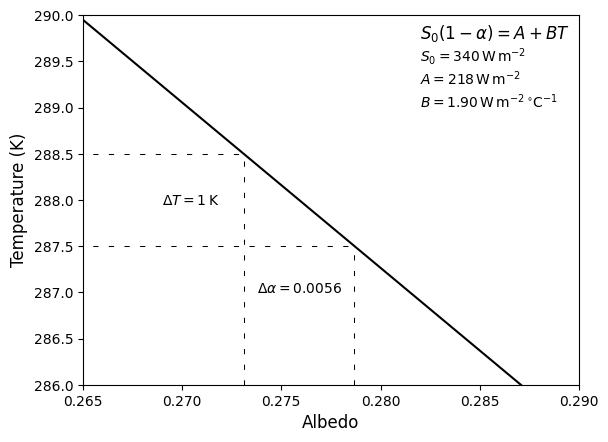

The Python source for this figure:
import numpy as np
import matplotlib as mpl
import matplotlib.pyplot as plt

solcon = 1360 / 4
Arad   = 218.
Brad   = 1.90
alb    = np.arange( 0.2, 0.5, 0.001 )
temp   = ( solcon * ( 1. - alb ) - Arad ) / Brad + 273.16

plt.plot( alb, temp, color="black" )
plt.xlim( 0.265, 0.29 )
plt.ylim( 286., 290. )
plt.xlabel( "Albedo", fontsize=12 )
plt.ylabel( "Temperature (K)", fontsize=12 )

plt.text( 0.282, 289.75, r"$S_{0}(1 - \alpha) = A + BT$", fontsize=12 )
plt.text( 0.282, 289.50, r"$S_{0} = 340\,$W$\,$m$^{-2}$", fontsize=10 )
plt.text( 0.282, 289.25, r"$A = 218\,$W$\,$m$^{-2}$", fontsize=10 )
plt.text( 0.282, 289.0, r"$B = 1.90\,$W$\,$m$^{-2}\,^{\circ}$C$^{-1}$", fontsize=10 )
plt.plot( ( 0., 0.2731 ), ( 288.5, 288.5 ), color="black", linestyle=(0,(5,10)), linewidth=0.75 )
plt.plot( ( 0., 0.278688 ), ( 287.5, 287.5 ), color="black", linestyle=(0,(5,10)), linewidth=0.75 )
plt.plot( ( 0.2731, 0.2731 ), ( 286.0, 288.5 ), color="black", linestyle=(0,(5,10)), linewidth=0.75 )
plt.plot( ( 0.278688, 0.278688 ), ( 286.0, 287.5 ), color="black", linestyle=(0,(5,10)), linewidth=0.75 )
plt.text( 0.269, 287.95, r"$\Delta T = 1\,$K" )
plt.text( 0.2738, 287.0, r"$\Delta \alpha = 0.0056$" )

plt.savefig( "fig_albedosensitivity.png", bbox_inches='tight' )
plt.savefig( "fig_albedosensitivity.eps", bbox_inches='tight' )
#plt.show()
